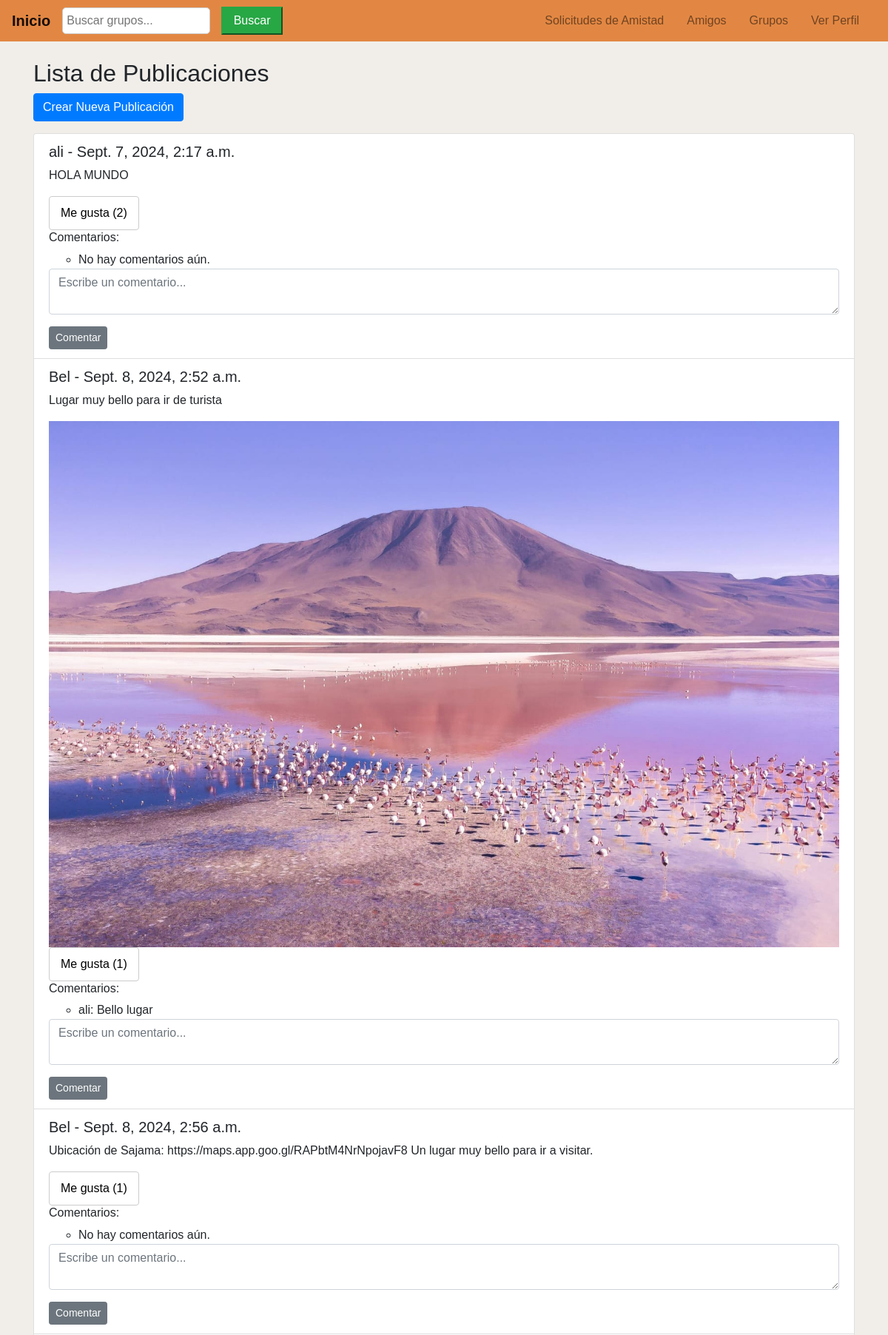
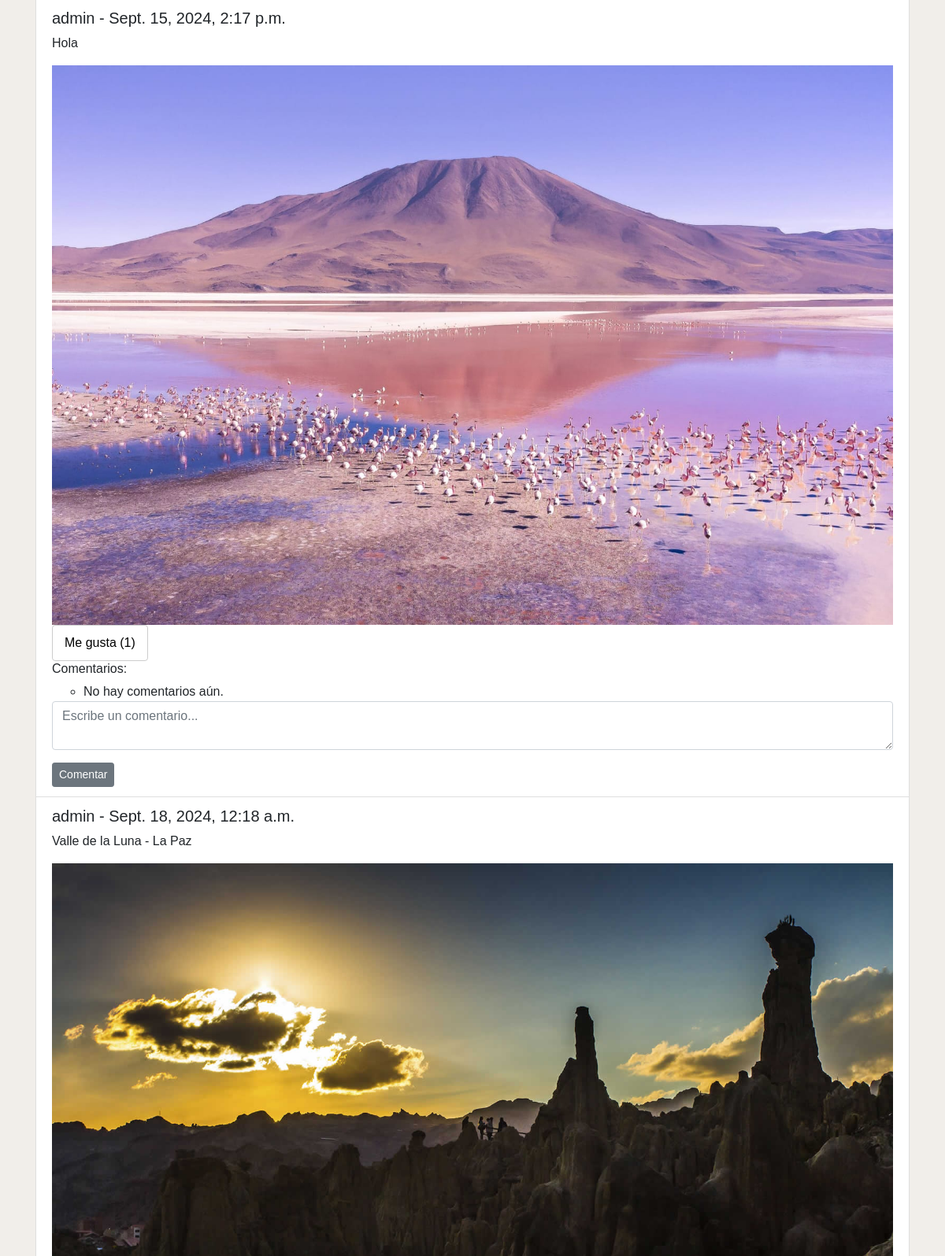
Screenshot of /inicio/publicaciones/ (signed in, upper part) with the database file from the repository (2 pictures, top to bottom).
### inicio/models.py (models this page shows, shortened)
class Publicacion(models.Model):
    autor = models.ForeignKey(settings.AUTH_USER_MODEL, on_delete=models.CASCADE)  # Usuario autor de la publicación
    contenido = models.TextField()  # Contenido de la publicación
    fecha_publicacion = models.DateTimeField(auto_now_add=True)  # Fecha en que se creó la publicación
    imagen = models.ImageField(upload_to='publicaciones/', blank=True, null=True)  # Imagen opcional en la publicación
    likes = models.ManyToManyField(settings.AUTH_USER_MODEL, related_name='publicaciones_liked', blank=True)

class Usuario(AbstractBaseUser, PermissionsMixin):
    email = models.EmailField(unique=True)  # Email único para el usuario
    nombres = models.CharField(max_length=100)  # Nombres del usuario
    nombre_usuario = models.CharField(max_length=100, unique=True)  # Nombre de usuario único
    is_staff = models.BooleanField(default=False)  # Permite acceso al admin
    is_active = models.BooleanField(default=True)  # Marca si el usuario está activo
    last_login = models.DateTimeField(null=True, blank=True)  # Fecha del último inicio de sesión
    groups = models.ManyToManyField(
        'auth.Group',
        related_name='%(class)s_set',  # `related_name` único para este modelo
        blank=True,
        help_text='The groups this user belongs to.',
        verbose_name='groups'
    )
    user_permissions = models.ManyToManyField(
        'auth.Permission',
        related_name='%(class)s_permissions',  # `related_name` único para este modelo
        blank=True,
        help_text='Specific permissions for this user.',
        verbose_name='user permissions'
    )
    objects = UsuarioManager()  # Asigna el manager personalizado
    USERNAME_FIELD = 'email'  # Campo utilizado para el inicio de sesión
    REQUIRED_FIELDS = ['nombres', 'nombre_usuario']  # Campos requeridos al crear un superusuario

class Comentario(models.Model):
    publicacion = models.ForeignKey(Publicacion, related_name='comentarios', on_delete=models.CASCADE)  # Publicación a la que pertenece el comentario
    autor = models.ForeignKey(settings.AUTH_USER_MODEL, on_delete=models.CASCADE)  # Usuario que hizo el comentario
    contenido = models.TextField()  # Contenido del comentario
    fecha_comentario = models.DateTimeField(auto_now_add=True)  # Fecha en que se creó el comentario

### inicio/views.py (the view)
# urls.py: path('publicaciones/', views.lista_publicaciones, name='lista_publicaciones'),
@login_required
def lista_publicaciones(request):
    publicaciones = Publicacion.objects.all()  # Obtiene todas las publicaciones
    return render(request, 'publicaciones/lista_publicaciones.html', {'publicaciones': publicaciones})

### inicio/templates/publicaciones/lista_publicaciones.html (shortened to what this page needs)
{% extends 'base.html' %}
{% block content %}
<div class="container mt-4">
    <h2>Lista de Publicaciones</h2>
    <a href="{% url 'crear_publicacion' %}" class="btn btn-primary mb-3">Crear Nueva Publicación</a>
    <ul class="list-group">
        {% for publicacion in publicaciones %}
        <li class="list-group-item">
            <h5>{{ publicacion.autor.nombre_usuario }} - {{ publicacion.fecha_publicacion }}</h5>
            <p>{{ publicacion.contenido }}</p>
            {% if publicacion.imagen %}
                <img src="{{ publicacion.imagen.url }}" alt="Imagen de la publicación" class="img-fluid">
            {% endif %}
            <a href="#" class="btn btn-light btn-like" data-url="{% url 'like_publicacion' publicacion.id %}">
                {% if user in publicacion.likes.all %}
                Me gusta ({{ publicacion.likes.count }})
                {% else %}
                Dar Me gusta ({{ publicacion.likes.count }})
                {% endif %}
            </a>
            <h6>Comentarios:</h6>
            <ul>
                {% for comentario in publicacion.comentarios.all %}
                <li>{{ comentario.autor.nombre_usuario }}: {{ comentario.contenido }}
                </li>
                {% empty %}
                <li>No hay comentarios aún.</li>
                {% endfor %}
            </ul>
            <form method="POST" action="{% url 'comentar_publicacion' publicacion.id %}">
                <div class="form-group">
                    <textarea class="form-control" name="contenido" rows="2" placeholder="Escribe un comentario..." required></textarea>
                </div>
                <button type="submit" class="btn btn-secondary btn-sm">Comentar</button>
            </form>
        </li>
        {% empty %}
        <li class="list-group-item">No hay publicaciones aún.</li>
        {% endfor %}
    </ul>
</div>
{% endblock %}

### static/css/style.css (style rules this page uses)
body { background-color: #f1eeea; font-family: 'Arial', sans-serif; }
.container { margin-top: 20px; }
.btn-like { background-color:white; color:black; border:1px solid #ccc; padding:10px 15px; cursor:pointer; transition:background-color 0.3s ease, color 0.3s ease; }

### rows the page displays
Publicacion: autor.nombre_usuario "ali", fecha_publicacion "Sept. 7, 2024, 2:17 a.m.", contenido "HOLA MUNDO", likes.count "2"
Publicacion: autor.nombre_usuario "Bel", fecha_publicacion "Sept. 8, 2024, 2:52 a.m.", contenido "Lugar muy bello para ir de turista", imagen (picture), likes.count "1"
Comentario: autor.nombre_usuario "ali", contenido "Bello lugar"
Publicacion: autor.nombre_usuario "Bel", fecha_publicacion "Sept. 8, 2024, 2:56 a.m.", contenido "Ubicación de Sajama: https://maps.app.goo.gl/RAPbtM4NrNpojavF8 Un lugar muy bello para ir a visitar.", likes.count "1"
Publicacion: autor.nombre_usuario "admin", fecha_publicacion "Sept. 15, 2024, 2:17 p.m.", contenido "Hola", imagen (picture), likes.count "1"
Publicacion: autor.nombre_usuario "admin", fecha_publicacion "Sept. 18, 2024, 12:18 a.m.", contenido "Valle de la Luna - La Paz", imagen (picture)
